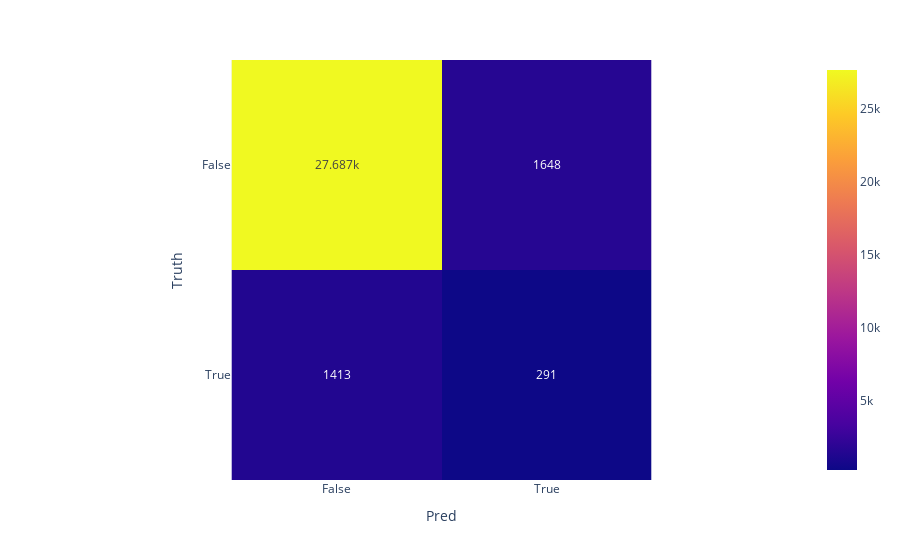

This figure's notebook cell:
### Code cell
import plotly.express as px

fig = px.imshow([[tn, fp], [fn, tp]], text_auto=True, labels=dict(y="Truth", x="Pred"),
                x=["False", "True"],
                y=["False", "True"]
               )
fig.show()

### Figure 1 — Plotly figure (JSON) as saved in the notebook; plotly's stock layout.template omitted (floating-point values rounded to 4 significant figures)
{"data": [{"coloraxis": "coloraxis", "hovertemplate": "Pred: %{x}<br>Truth: %{y}<br>color: %{z}<extra></extra>", "name": "0", "texttemplate": "%{z}", "type": "heatmap", "x": ["False", "True"], "xaxis": "x", "y": ["False", "True"], "yaxis": "y", "z": [[27687, 1648], [1413, 291]]}], "layout": {"coloraxis": {"colorscale": [[0, "#0d0887"], [0.1111, "#46039f"], [0.2222, "#7201a8"], [0.3333, "#9c179e"], [0.4444, "#bd3786"], [0.5556, "#d8576b"], [0.6667, "#ed7953"], [0.7778, "#fb9f3a"], [0.8889, "#fdca26"], [1, "#f0f921"]]}, "margin": {"t": 60}, "xaxis": {"anchor": "y", "constrain": "domain", "domain": [0, 1], "scaleanchor": "y", "title": {"text": "Pred"}}, "yaxis": {"anchor": "x", "autorange": "reversed", "constrain": "domain", "domain": [0, 1], "title": {"text": "Truth"}}}}
